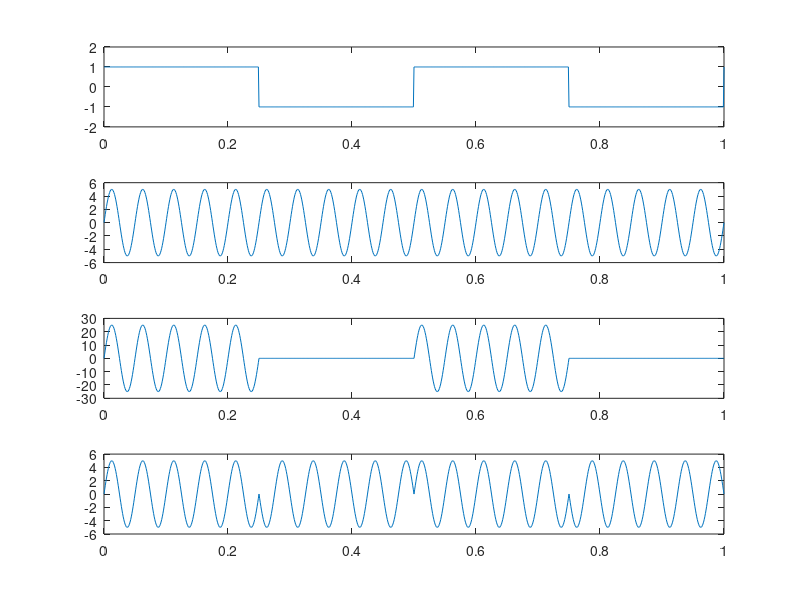

MATLAB code to generate this figure:
clc;
clear all;
close all;
fm = 2;
fc = 20;
a = 5;
t = 0:0.001:1;

ms = square(2*pi*fm*t);
cs = a*sin(2*pi*fc*t);

ask= a/2*(1+ms).*cs;
psk= ms.*cs;

subplot(4,1,1); plot(t,ms); axis([0 1 -2 2]);
subplot(4,1,2); plot(t,cs);
subplot(4,1,3); plot(t,ask);
subplot(4,1,4); plot(t,psk);